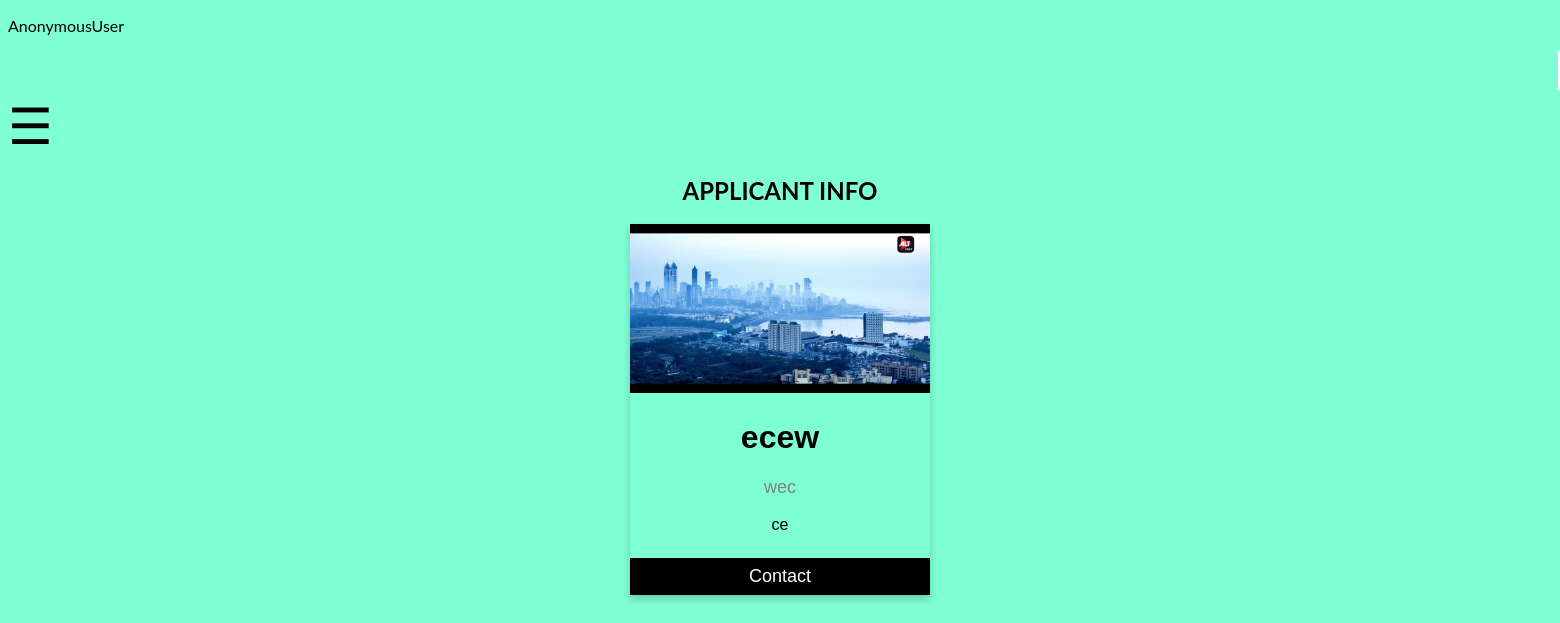
The page /about/3/ on the database its author committed.
### app1/models.py (models this page shows)
class BASIC_DATA(models.Model):
    id = models.AutoField(primary_key=True)
    first_name = models.CharField(max_length=100)
    last_name = models.CharField(max_length=100)
    father_name = models.CharField(max_length= 200)
    mother_name=models.CharField(max_length=200, default='')
    about_you = models.TextField()
    profile = models.FileField(upload_to="profile_images/")

### app1/views.py (the view)
# urls.py: path('about/<int:pk>/', views.about, name="about"),
def about(request,pk):
    data=BASIC_DATA.objects.get(id=pk)
    print(data.profile.path)
    return render(request,'about.html',{"data":data})
    return render(request,'about.html')

### templates/about.html (shortened to what this page needs)
{% extends "home.html" %}
    {% block content %}
    <h2 style="text-align:center">APPLICANT INFO</h2>
    <div class="card">
        <img src="{{data.profile.url}}"alt="" style="width:100%">
        <h1>{{data.first_name}}</h1>
        <p class="title">{{data.last_name}}</p>
        <p>{{data.about_you}}</p>
    <form action="http://127.0.0.1:8000/send_email/" method="post">
        <p><button>Contact</button></p>
    </form>
    </div>
{%endblock%}

### templates/home.html (style rules this page uses)
body { font-family: "Lato", sans-serif; background-color: aquamarine; }
.card { box-shadow: 0 4px 8px 0 rgba(0, 0, 0, 0.2); max-width: 300px; margin: auto; text-align: center; font-family: arial; }
.title { color: grey; font-size: 18px; }
button { border: none; outline: 0; display: inline-block; padding: 8px; color: white; background-color: #000; text-align: center; cursor: pointer; width: 100%; font-size: 18px; }

### rows shown on the page
BASIC_DATA: profile (picture), first_name "ecew", last_name "wec", about_you "ce"

### other values the page prints
{{ request.user }} "AnonymousUser"
